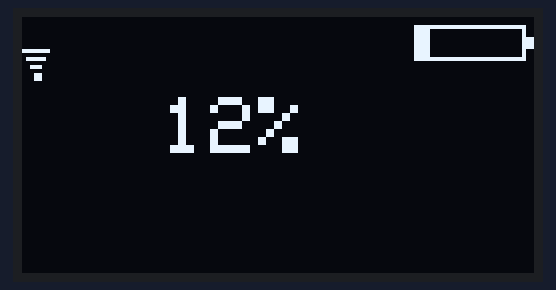
The sketch below on a simulated Arduino Uno, built with avr-gcc and run on an emulated ATmega328P. Shown: 128×64 one-colour display. What the sketch prints to the serial monitor is not drawn.

Above: at 0.53 s.
At 1.13 s:
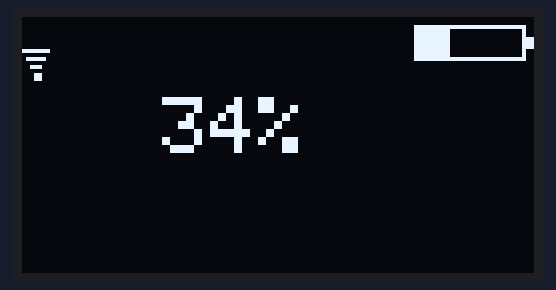
At 1.73 s:
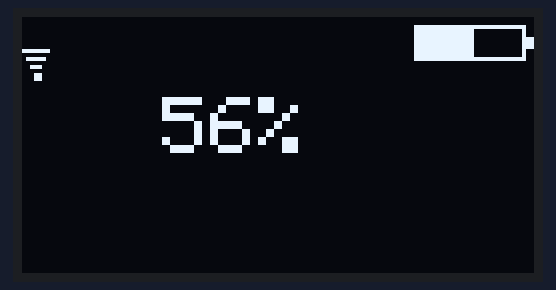
At 2.93 s:
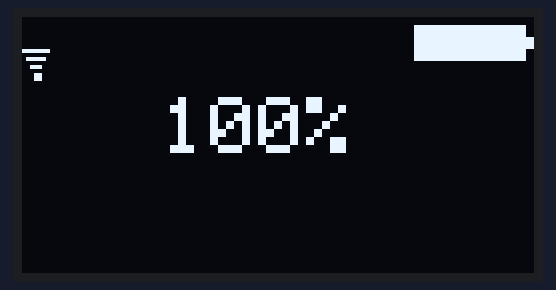
At 4.44 s:
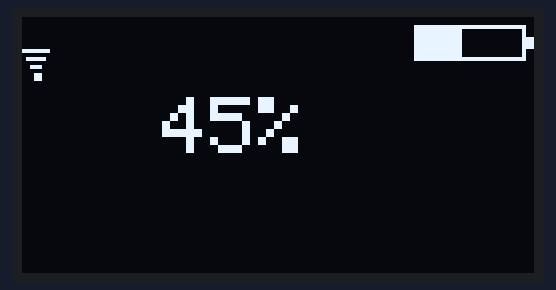
At 5.68 s:
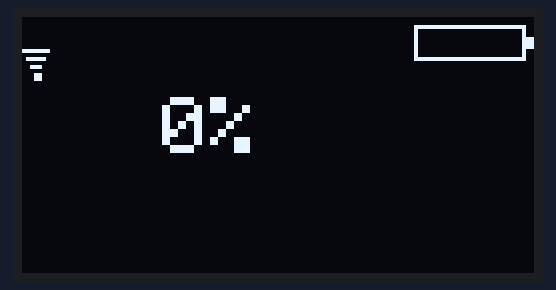

Measured:
- by itself, everything shown: repeats every 5.5 s, in 18 steps

The sketch:

NTBoled.ino
```cpp
#include <NTBoled.h>

NTBoled oled;

unsigned long lastUpdate = 0;
int batteryLevel = 0;
bool increasing = true;
const int UPDATE_INTERVAL = 25; // ms between updates

void setup() {
  Serial.begin(115200);
  if (!oled.begin()) {
    Serial.println(F("Failed to start OLED"));
  }
  oled.clear();
  oled.show();
}

void loop() {
  unsigned long currentTime = millis();

  // Only update when interval has passed
  if (currentTime - lastUpdate >= UPDATE_INTERVAL) {
    lastUpdate = currentTime;

    // Update battery level
    if (increasing) {
      batteryLevel++;
      if (batteryLevel >= 100) {
        batteryLevel = 100;
        increasing = false;
        // Pause at full charge
        lastUpdate += 1000;
      }
    } else {
      batteryLevel--;
      if (batteryLevel <= 0) {
        batteryLevel = 0;
        increasing = true;
        // Pause at empty
        lastUpdate += 1000;
        Serial.print(F("ok "));
      }
    }

    // Update display
    oled.clear();
    oled.drawChargeBar(batteryLevel);
    oled.drawWifiSymbol(true);

    char buffer[10];
    sprintf(buffer, "%d%%", batteryLevel);
    oled.print(buffer, 2, 35, 20);

    oled.show();
  }

  // Your other code can run here without being blocked
}
```

NTBoled.h
```cpp
#ifndef NTBoled_h
#define NTBoled_h

#include <Arduino.h>
#include <Wire.h>
#include <Adafruit_GFX.h>
#include <Adafruit_SSD1306.h>

// Define common screen properties
#define SCREEN_WIDTH 128
#define SCREEN_HEIGHT 64
#define OLED_RESET -1
#define SCREEN_ADDRESS 0x3C

class NTBoled {
  public:
    NTBoled();
    bool begin();
    void clear();
    void print(String message, int size, int x, int y);
    void drawWifiSymbol(bool connected);
    void drawNoWifiSymbol();
    void drawChargeBar(int percentage); // Based on sketch usage
    void show(); // Based on sketch usage

  private:
    Adafruit_SSD1306 _display;
    bool _initialized = false;
    bool isI2CDevicePresent(uint8_t address);
    bool isI2CFunctioning();
};

#endif
```
